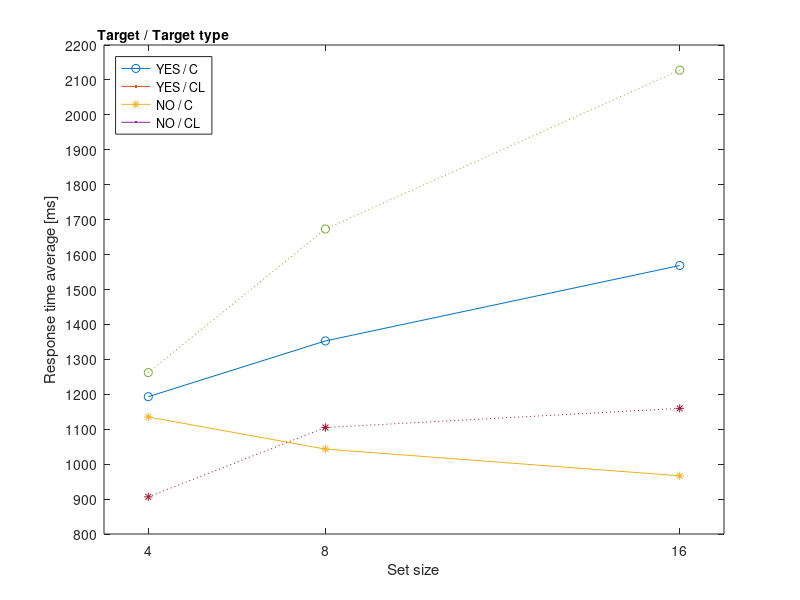

The MATLAB script that drew this image:
% import data
% 1: 学籍番号
% 2: 練習/本番（1/2）
% 3: 試行回数
% 4: 目標刺激の有無（1;あり, 2;なし）
% 5: 目標刺激種類
% 6: 刺激総数
% 7: 入力状態（0;正解, 1;失敗, 2;その他のキー, 3;Timeout）
% 8: 解答にかかった時間（ms）
clear; close all;
file = importdata('data1250373.txt', ',',  1);
data = file.data;
practice = data(:,2) == 1; % 練習
error = data(:,7) > 0; % Error
del = practice | error;
data(del,:) = []; % 削除操作

% -- 目標刺激（あり），目標刺激種類（マル）
target = data(:,4)==1;
type = data(:,5)==1;
setsize4 = data(:,6)==4; % 4
target_type1_size4_mean = mean(data(target & setsize4 & type, 8));
target = data(:,4)==1;
type = data(:,5)==1;
setsize8 = data(:,6)==8; % 8
target_type1_size8_mean = mean(data(target & setsize8 & type, 8));
target = data(:,4)==1;
type = data(:,5)==1;
setsize16 = data(:,6)==16; % 16
target_type1_size16_mean = mean(data(target & setsize16 & type, 8));

% -- 目標刺激（あり），目標刺激種類（マル線）
target = data(:,4)==1;
type = data(:,5)==2;
setsize4 = data(:,6)==4; % 4
target_type2_size4_mean = mean(data(target & setsize4 & type, 8));
target = data(:,4)==1;
type = data(:,5)==2;
setsize8 = data(:,6)==8; % 8
target_type2_size8_mean = mean(data(target & setsize8 & type, 8));
target = data(:,4)==1;
type = data(:,5)==2;
setsize16 = data(:,6)==16; % 16
target_type2_size16_mean = mean(data(target & setsize16 & type, 8));

% -- 目標刺激（なし），目標刺激種類（マル）
target = data(:,4)==2;
type = data(:,5)==1;
setsize4 = data(:,6)==4; % 4
ntarget_type1_size4_mean = mean(data(target & setsize4 & type, 8));
target = data(:,4)==2;
type = data(:,5)==1;
setsize8 = data(:,6)==8; % 8
ntarget_type1_size8_mean = mean(data(target & setsize8 & type, 8));
target = data(:,4)==2;
type = data(:,5)==1;
setsize16 = data(:,6)==16; % 16
ntarget_type1_size16_mean = mean(data(target & setsize16 & type, 8));

% -- 目標刺激（なし），目標刺激種類（マル線）
target = data(:,4)==2;
type = data(:,5)==2;
setsize4 = data(:,6)==4; % 4
ntarget_type2_size4_mean = mean(data(target & setsize4 & type, 8));
target = data(:,4)==2;
type = data(:,5)==2;
setsize8 = data(:,6)==8; % 8
ntarget_type2_size8_mean = mean(data(target & setsize8 & type, 8));
target = data(:,4)==2;
type = data(:,5)==2;
setsize16 = data(:,6)==16; % 16
ntarget_type2_size16_mean = mean(data(target & setsize16 & type, 8));

x = [4, 8, 16];
mean_type1 = [target_type1_size4_mean target_type1_size8_mean target_type1_size16_mean];
mean_type2 = [target_type2_size4_mean target_type2_size8_mean target_type2_size16_mean];
mean_type3 = [ntarget_type1_size4_mean ntarget_type1_size8_mean ntarget_type1_size16_mean];
mean_type4 = [ntarget_type2_size4_mean ntarget_type2_size8_mean ntarget_type2_size16_mean];

fig1 = figure;
hold on;
plot(x,mean_type1,'-o',LineWidth=2);
plot(x,mean_type2,'-*',LineWidth=2);
plot(x,mean_type3,':o',LineWidth=2);
plot(x,mean_type4,':*',LineWidth=2);
hold off;
box on;
lgd = legend({'YES / C','YES / CL','NO / C', 'NO / CL'},'Location','northwest');
title(lgd,'Target / Target type');
xticks([0 4 8 16 20]);
yticks(800:100:2200);
axis([3 17 800 2200]);
xlabel('Set size');
ylabel('Response time average [ms]');
exportgraphics(fig1,'../Figures/13_01_graph.pdf','ContentType','vector');
